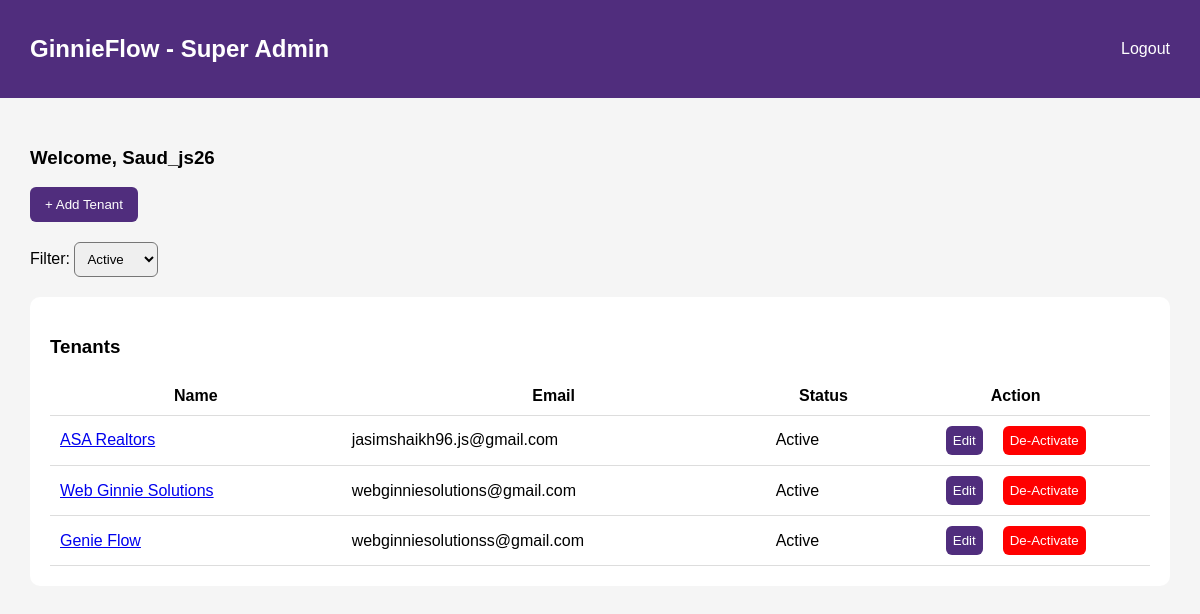
Before: /accounts/superadmin (signed in) with the older database file.
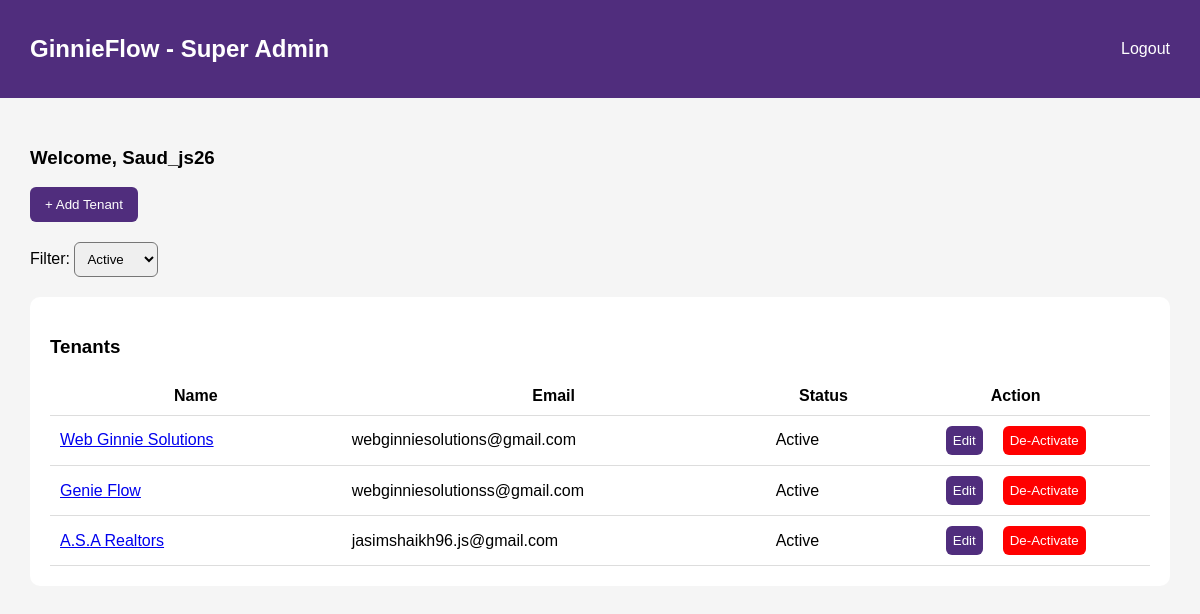
After: the same page with the newer database file.
### accounts/models.py (models this page shows, shortened)
class User(AbstractUser):
    tenant = models.ForeignKey(Tenant, on_delete=models.CASCADE, null=True, blank=True)
    role = models.CharField(
    max_length=20,
    choices=[
        ('owner', 'Owner'),
        ('admin', 'Admin'),
        ('agent', 'Agent'),
    ],
    default='agent'
)
    is_password_set = models.BooleanField(default=False)
    setup_token = models.CharField(max_length=255, null=True, blank=True)
    token_expiry = models.DateTimeField(null=True, blank=True)

class Tenant(models.Model):
    name = models.CharField(max_length=255)
    email = models.EmailField(unique=True)
    is_active = models.BooleanField(default=True)
    created_at = models.DateTimeField(auto_now_add=True)

### accounts/views.py (the view)
# urls.py: path('superadmin',views.superadmin_dashboard,name='superadmin'),
def superadmin_dashboard(request):
    if not request.user.is_superuser:
        return redirect('login')
    status = request.GET.get('status', 'active')
    if status == 'inactive':
        tenants = Tenant.objects.filter(is_active=False)
    elif status == 'all':
        tenants = Tenant.objects.all()
    else:
        tenants = Tenant.objects.filter(is_active=True)
    return render(request, 'dashboard/superadmin.html', {
        'tenants': tenants,
        'status': status
    })

### templates/dashboard/superadmin.html (shortened to what this page needs)
{% load static %}
<!DOCTYPE html>
<html>
    <head>
        <link rel="stylesheet" href="{% static 'css/components.css' %}">
        <link rel="stylesheet" href="{% static 'css/dashboard.css' %}">
    </head>
<body>
    <div style="display: flex; justify-content: space-between; align-items: center;" class="header">
        <h2>GinnieFlow - Super Admin</h2>
        <a href="{% url 'logout' %}" style="color: white; text-decoration: none;">Logout</a>
    </div>
    <div class="container">
    <h3>Welcome, {{ request.user.username }}</h3>
    <button class="btn" onclick="openModal('addModal')">+ Add Tenant</button>
    <form method="GET" id="filterForm">
        <label>Filter:</label>
        <select name="status" style="padding:8px; border-radius:6px; margin-top: 20px;" onchange="document.getElementById('filterForm').submit()">
            <option value="active" {% if status == 'active' %}selected{% endif %}>Active</option>
        </select>
    </form>
    <div class="card">
        <h3>Tenants</h3>
        <table>
            <tr>
                <th>Name</th>
                <th>Email</th>
                <th>Status</th>
                <th>Action</th>
            </tr>
            {% for tenant in tenants %}
            <tr>
                <td>
                    <a href="{% url 'tenant_detail' tenant.id %}">
                        {{ tenant.name }}
                    </a>
                </td>
                <td>{{ tenant.email }}</td>
                <td>{% if tenant.is_active == True %}Active{%else%}Inactive{% endif %}</td>
                <td style="display: flex; justify-content: center; gap: 20px;">
                    <button class="btn" style="padding: 7px;"
                        onclick="openEditModal('{{ tenant.id }}','{{ tenant.name }}','{{ tenant.email }}')">
                        Edit
                    </button>
                    {% if tenant.is_active %}
                    <form method="POST" action="{% url 'delete-tenant' tenant.id %}" style="display:inline;">
                        <button type="submit" class="btn" style="background:red; padding: 7px;"
                            onclick="return confirm('Are you sure you want to delete this tenant?')">
                            De-Activate
                        </button>
                    </form>
                    {% endif %}
                </td>
            </tr>
            {% endfor %}
        </table>
    </div>
</div>
</body>
</html>

### static/css/components.css (style rules this page uses)
body { font-family: Arial; background: #f5f5f5; margin: 0; }
.header { background: #502d7d; color: white; padding: 15px 30px; }
.container { padding: 30px; }
.btn { background: #502d7d; color: white; padding: 10px 15px; border: none; border-radius: 6px; cursor: pointer; }
.card { background: white; padding: 20px; border-radius: 10px; margin-top: 20px; }

### static/css/dashboard.css (style rules this page uses)
* { font-family:Verdana, Geneva, Tahoma, sans-serif; }
body { font-family: Arial; background: #f5f5f5; margin: 0; }
.header { background: #502d7d; color: white; padding: 15px 30px; }
.container { padding: 30px; }
.btn { background: #502d7d; color: white; padding: 10px 15px; border: none; border-radius: 6px; cursor: pointer; }
.card { background: white; padding: 20px; border-radius: 10px; margin-top: 20px; }
table { width: 100%; border-collapse: collapse; }
table th, table td { padding: 10px; border-bottom: 1px solid #ddd; }

Changed rows visible on the page:
removed Tenant: name "ASA Realtors", email "jasimshaikh96.js@gmail.com", is_active "Active"
added Tenant: name "A.S.A Realtors", email "jasimshaikh96.js@gmail.com", is_active "Active"
